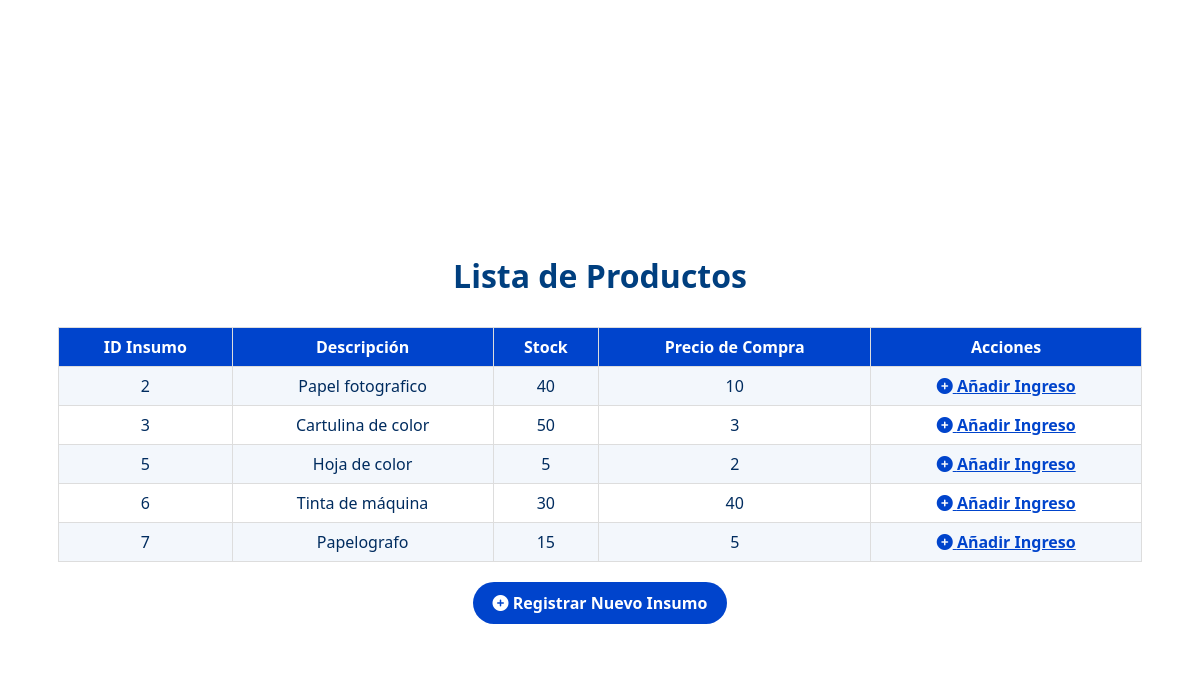
The app's page /vistas/registrar_ingreso.php with its own data.
### tables this page shows
CREATE TABLE `insumo` (
  `id_insumo` int(11) NOT NULL,
  `descripcion` varchar(150) DEFAULT NULL,
  `stock` int(11) DEFAULT NULL,
  `precio_compra` float DEFAULT NULL
);

### controladores/InsumoControlador.php (called while the page is built, shortened)
<?php
require_once __DIR__ . '/../config/conexion.php';
require_once __DIR__ . '/../modelos/ClsInsumo.php';
class InsumoControlador {
    private $insumo;
    public function __construct() {
        $baseDeDatos = new BaseDeDatos();
        $this->conexion = $baseDeDatos->obtenerConexion();
        $this->insumo = new ClsInsumo($this->conexion);
    }
    public function listarInsumos() {
        return $this->insumo->obtenerInsumos();
    }
}
?>

### config/conexion.php (called while the page is built, shortened)
<?php
class BaseDeDatos {
    private $host = "mysql";
    private $puerto = "3306";
    private $nombre_bd = "bdimprenta";
    private $usuario = "root";
    private $contrasena = "";
    public function obtenerConexion() {
        $this->conexion = null;
        try {
            $this->conexion = new PDO("mysql:host=" . $this->host . ";port=" . $this->puerto . ";dbname=" . $this->nombre_bd, $this->usuario, $this->contrasena);
            $this->conexion->setAttribute(PDO::ATTR_ERRMODE, PDO::ERRMODE_EXCEPTION);
        } catch(PDOException $excepcion) {
            echo "Error de conexión: " . $excepcion->getMessage();
        }
        return $this->conexion;
    }
}
?>

### modelos/ClsInsumo.php (called while the page is built, shortened)
<?php
class ClsInsumo {
    private $conexion;
    public function __construct($conexion) {
        $this->conexion = $conexion;
    }
    public function obtenerInsumos() {
        $query = "SELECT id_insumo, descripcion, stock, precio_compra FROM insumo";
        $stmt = $this->conexion->prepare($query);
        $stmt->execute();
        return $stmt->fetchAll(PDO::FETCH_ASSOC);
    }
}
?>

### vistas/registrar_ingreso.php (the view, shortened to what this page needs)
<?php
require_once '../controladores/InsumoControlador.php';
$insumoControlador = new InsumoControlador();
$insumos = $insumoControlador->listarInsumos();
?>
<!DOCTYPE html>
<html lang="es">
<head>
    <link rel="stylesheet" href="https://cdnjs.cloudflare.com/ajax/libs/font-awesome/6.0.0-beta3/css/all.min.css">
</head>
<body>
    <div class="productos-container">
        <div class="container">
            <h1>Lista de Productos</h1>
            <table class="table">
                <thead>
                    <tr>
                        <th>ID Insumo</th>
                        <th>Descripción</th>
                        <th>Stock</th>
                        <th>Precio de Compra</th>
                        <th>Acciones</th>
                    </tr>
                </thead>
                <tbody>
                    <?php if ($insumos): ?>
                        <?php foreach ($insumos as $insumo): ?>
                            <tr>
                                <td><?= htmlspecialchars($insumo['id_insumo']); ?></td>
                                <td><?= htmlspecialchars($insumo['descripcion']); ?></td>
                                <td><?= htmlspecialchars($insumo['stock']); ?></td>
                                <td><?= htmlspecialchars($insumo['precio_compra']); ?></td>
                                <td>
                                    <a href="ingreso.php?id_insumo=<?= htmlspecialchars($insumo['id_insumo']); ?>" class="action-link">
                                        <i class="fas fa-plus-circle"></i> Añadir Ingreso
                                    </a>
                                </td>
                            </tr>
                        <?php endforeach; ?>
                    <?php else: ?>
                        <tr>
                            <td colspan="5">No hay insumos disponibles.</td>
                        </tr>
                    <?php endif; ?>
                </tbody>
            </table>
            <div class="buttons-container">
                <a href="/proyecto/softprint/vistas/nuevo_insumo.php" class="button">
                    <i class="fas fa-plus-circle"></i> Registrar Nuevo Insumo
                </a>
            </div>
        </div>
    </div>
</body>
</html>

### vistas/registrar_ingreso.php (style rules this page uses)
.productos-container { font-family: 'Segoe UI', Tahoma, Geneva, Verdana, sans-serif; color: #002c5f; min-height: 100vh; display: flex; align-items: center; justify-content: center; padding: 20px; }
.productos-container .container { background: white; padding: 30px; width: 100%; }
.productos-container h1 { color: #003f7f; text-align: center; margin-bottom: 30px; }
.productos-container .table { width: 100%; border-collapse: collapse; margin-bottom: 20px; }
.productos-container .table th, .productos-container .table td { border: 1px solid #ddd; padding: 8px; text-align: center; }
.productos-container .table th { background-color: #0044cc; color: white; }
.productos-container .table tbody tr:nth-child(odd) { background-color: #f3f7fc; }
.productos-container .action-link { color: #0044cc; font-weight: bold; }
.productos-container .buttons-container { display: flex; justify-content: center; gap: 10px; margin-top: 20px; }
.productos-container .button { background-color: #0044cc; color: white; border: none; padding: 10px 20px; border-radius: 50px; text-decoration: none; font-weight: bold; display: inline-block; text-align: center; }

### records on screen
insumo: id_insumo "2", descripcion "Papel fotografico", stock "40", precio_compra "10"
insumo: id_insumo "3", descripcion "Cartulina de color", stock "50", precio_compra "3"
insumo: id_insumo "5", descripcion "Hoja de color", stock "5", precio_compra "2"
insumo: id_insumo "6", descripcion "Tinta de máquina", stock "30", precio_compra "40"
insumo: id_insumo "7", descripcion "Papelografo", stock "15", precio_compra "5"
